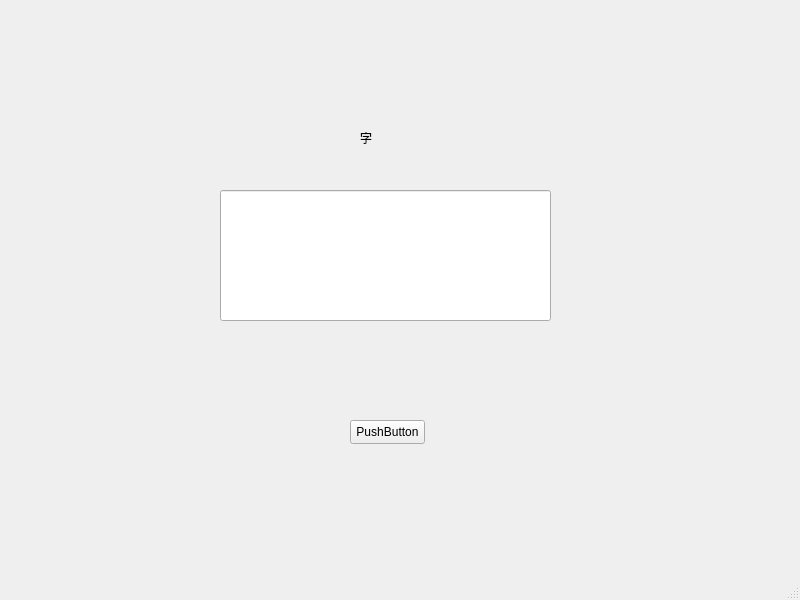
<?xml version="1.0" encoding="UTF-8"?>
<ui version="4.0">
 <class>MainWindow</class>
 <widget class="QMainWindow" name="MainWindow">
  <property name="geometry">
   <rect>
    <x>0</x>
    <y>0</y>
    <width>800</width>
    <height>600</height>
   </rect>
  </property>
  <property name="windowTitle">
   <string>MainWindow</string>
  </property>
  <widget class="QWidget" name="centralwidget">
   <widget class="QPushButton" name="pushButton">
    <property name="geometry">
     <rect>
      <x>350</x>
      <y>420</y>
      <width>75</width>
      <height>24</height>
     </rect>
    </property>
    <property name="text">
     <string>PushButton</string>
    </property>
   </widget>
   <widget class="QLineEdit" name="lineEdit">
    <property name="geometry">
     <rect>
      <x>220</x>
      <y>190</y>
      <width>331</width>
      <height>131</height>
     </rect>
    </property>
   </widget>
   <widget class="QLabel" name="label">
    <property name="geometry">
     <rect>
      <x>360</x>
      <y>130</y>
      <width>54</width>
      <height>16</height>
     </rect>
    </property>
    <property name="text">
     <string>字</string>
    </property>
   </widget>
  </widget>
  <widget class="QMenuBar" name="menubar">
   <property name="geometry">
    <rect>
     <x>0</x>
     <y>0</y>
     <width>800</width>
     <height>22</height>
    </rect>
   </property>
  </widget>
  <widget class="QStatusBar" name="statusbar"/>
 </widget>
 <resources/>
 <connections>
  <connection>
   <sender>pushButton</sender>
   <signal>clicked()</signal>
   <receiver>MainWindow</receiver>
   <slot>slot1()</slot>
   <hints>
    <hint type="sourcelabel">
     <x>397</x>
     <y>459</y>
    </hint>
    <hint type="destinationlabel">
     <x>400</x>
     <y>524</y>
    </hint>
   </hints>
  </connection>
 </connections>
 <slots>
  <slot>slot1()</slot>
 </slots>
</ui>
